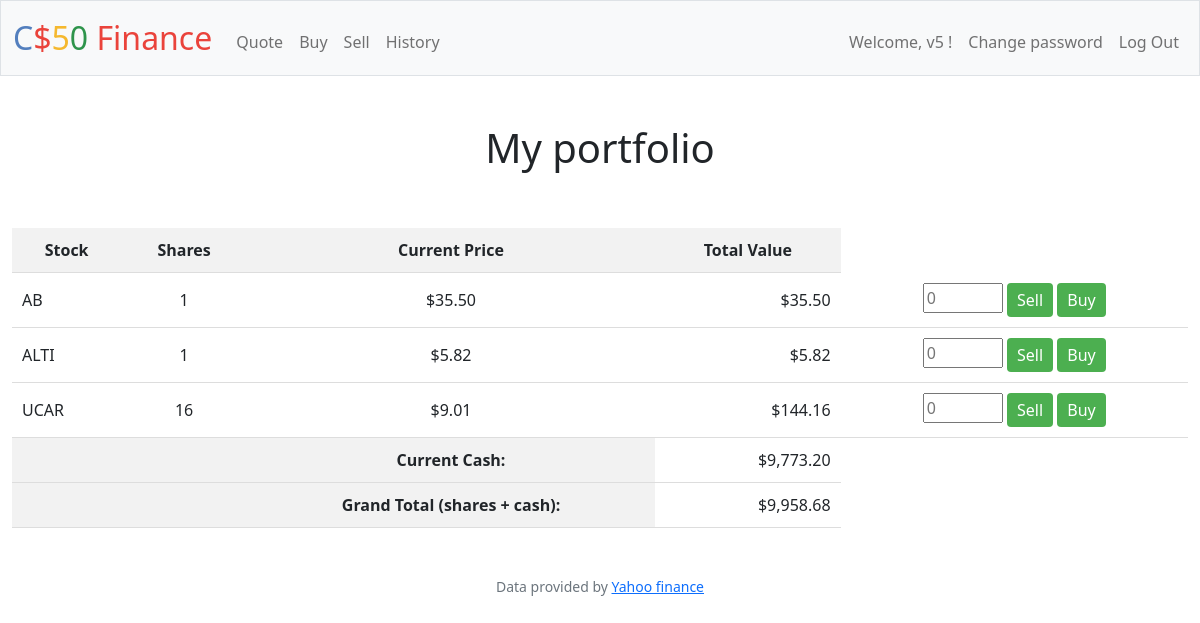
The app's page / (signed in) with its own data.
### tables this page shows
CREATE TABLE purchases (
    id INTEGER PRIMARY KEY AUTOINCREMENT,
    user_id INTEGER NOT NULL,
    symbol TEXT NOT NULL,
    shares INTEGER NOT NULL,
    price NUMERIC NOT NULL,
    timestamp TIMESTAMP DEFAULT CURRENT_TIMESTAMP, 'type' TEXT,
    FOREIGN KEY (user_id) REFERENCES users (id)
);

CREATE TABLE users (id INTEGER PRIMARY KEY AUTOINCREMENT NOT NULL, username TEXT NOT NULL, hash TEXT NOT NULL, cash NUMERIC NOT NULL DEFAULT 10000.00);

### app.py (the view, shortened to what this page needs)
@app.route("/", methods=["GET", "POST"])
@login_required
def index():
    rows = db.execute("SELECT cash FROM users WHERE id = ?", session["user_id"])
    cash_balance = rows[0]["cash"]
    portfolio = db.execute("""
        SELECT purchases.symbol, stocks.name, SUM(purchases.shares) as total_shares, purchases.price
        FROM purchases
        JOIN stocks ON purchases.symbol = stocks.symbol
        WHERE purchases.user_id = ?
        GROUP BY purchases.symbol, stocks.name
        HAVING total_shares > 0
    """, session["user_id"])
    total_value = 0
    for stock in portfolio:
        symbol = stock["symbol"]
        shares = stock["total_shares"]
        price = stock["price"]
        total_value += shares * price
    grand_total = total_value + cash_balance
    return render_template("index.html", portfolio=portfolio, cash_balance=cash_balance, grand_total=grand_total)

### app.py (called while the page is built)
@app.after_request
def after_request(response):
    response.headers["Cache-Control"] = "no-cache, no-store, must-revalidate"
    response.headers["Expires"] = 0
    response.headers["Pragma"] = "no-cache"
    return response

### helpers.py (called while the page is built)
def login_required(f):
    @wraps(f)
    def decorated_function(*args, **kwargs):
        if session.get("user_id") is None:
            return redirect("/login")
        return f(*args, **kwargs)
    return decorated_function

def usd(value):
    return f"${value:,.2f}"

### templates/index.html (shortened to what this page needs)
{% extends "layout.html" %}
{% block styles %}
  <link rel="stylesheet" type="text/css" href="styles.css">
{% endblock %}
{% block main %}
<h1>My portfolio</h1>
<br>
<br>
      {% if portfolio %}
      <table>
        <tr>
          <th>Stock</th>
          <th>Shares</th>
          <th>Current Price</th>
          <th>Total Value</th>
        </tr>
        {% for stock in portfolio %}
        <tr id="stock_{{ loop.index }}">
            <td class="text-start">{{ stock["symbol"] }}</td>
            <td class="text-center">{{ stock["total_shares"] }}</td>
            <td class="text-center">{{ stock["price"] | usd }}</td>
            <td class="text-end">{{ ((stock["price"]) * (stock["total_shares"])) | usd }}</td>
            <td class="text-middle">
              <form action="/" method="POST">
                <input type="number" name="shares" placeholder=0 style="width:80px" value="{{ stock['shares'] }}">
                <button type="submit" name="action" value="sell" class="btn btn-primary button">Sell</button>
                <button type="submit" name="action" value="buy" class="btn btn-primary button">Buy</button>
              </form>
            </td>
        </tr>
        {% endfor %}
          <tr>
          <th></th>
          <th></th>
          <th>Current Cash: </th>
          <td class="text-end">{{ cash_balance | usd }}</td>
        </tr>
        <tr>
          <th></th>
          <th></th>
          <th>Grand Total (shares + cash):</th>
          <td class="text-end">{{ grand_total | usd  }}</td>
      </table>
    {% endif %}
{% endblock %}

### static/styles.css (style rules this page uses)
table { width: 100%; border-collapse: collapse; }
th, td { padding: 10px; text-align: center; border-bottom: 1px solid #ddd; }
th { background-color: #f2f2f2; }
.text-start { text-align: start; }
.text-end { text-align: end; }
.text-middle { text-align: center; }
.btn { padding: 5px 10px; border: none; background-color: #4CAF50; color: white; cursor: pointer; }

### records on screen
purchases: symbol "ALTI", total_shares "1", price "$5.82", ((stock['price'])*(stock['total_shares']))|usd "$5.82"
users: cash "$9,773.20"

### other values on screen
{{ session["user_name"] }} "v5"
{{ stock["symbol"] }} "AB" "UCAR"
{{ stock["total_shares"] }} "1" "16"
{{ stock["price"] | usd }} "$35.50" "$9.01"
{{ ((stock["price"]) * (stock["total_shares"])) | usd }} "$35.50" "$144.16"
{{ grand_total | usd }} "$9,958.68"
